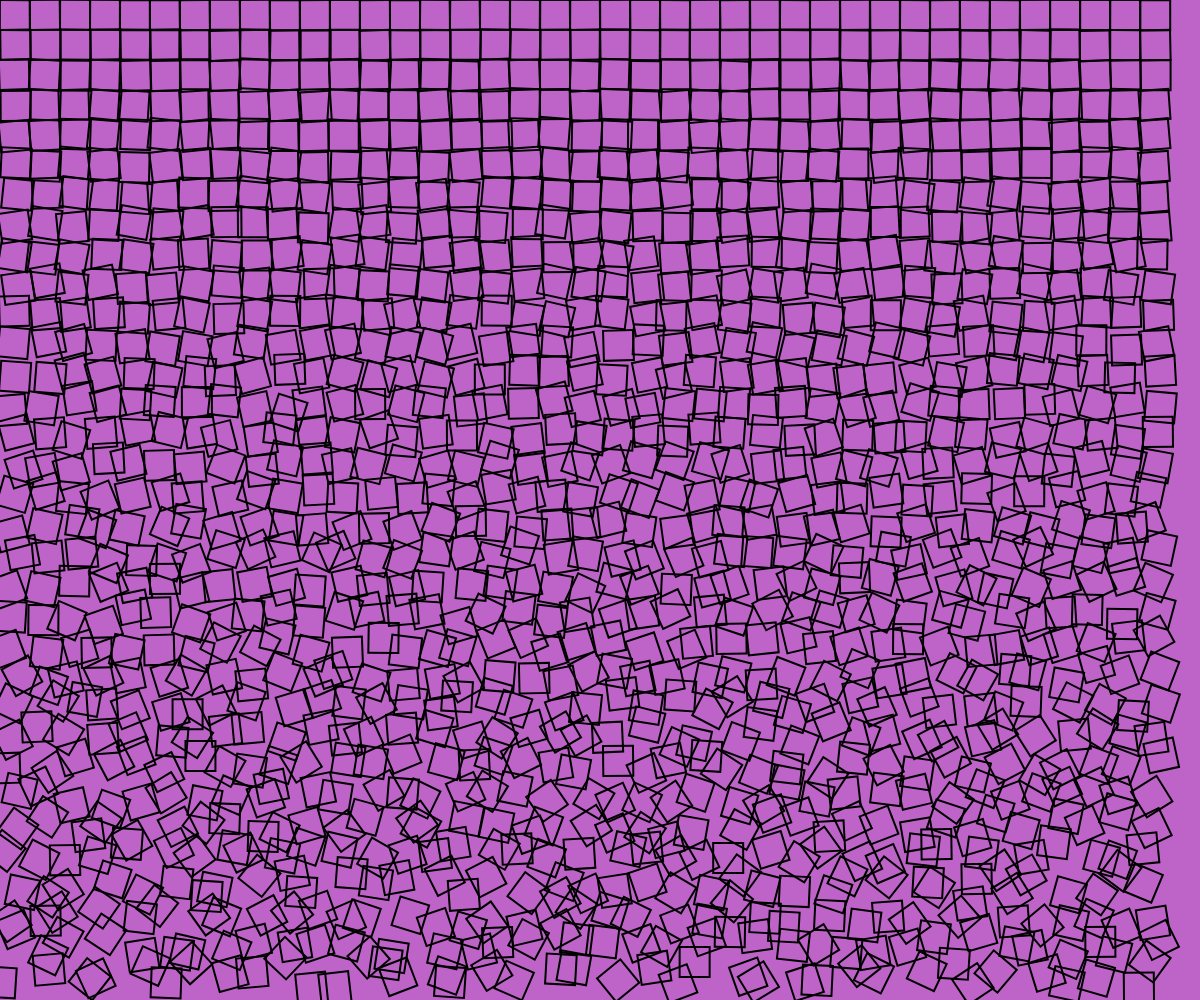
Frame 1 (no input)
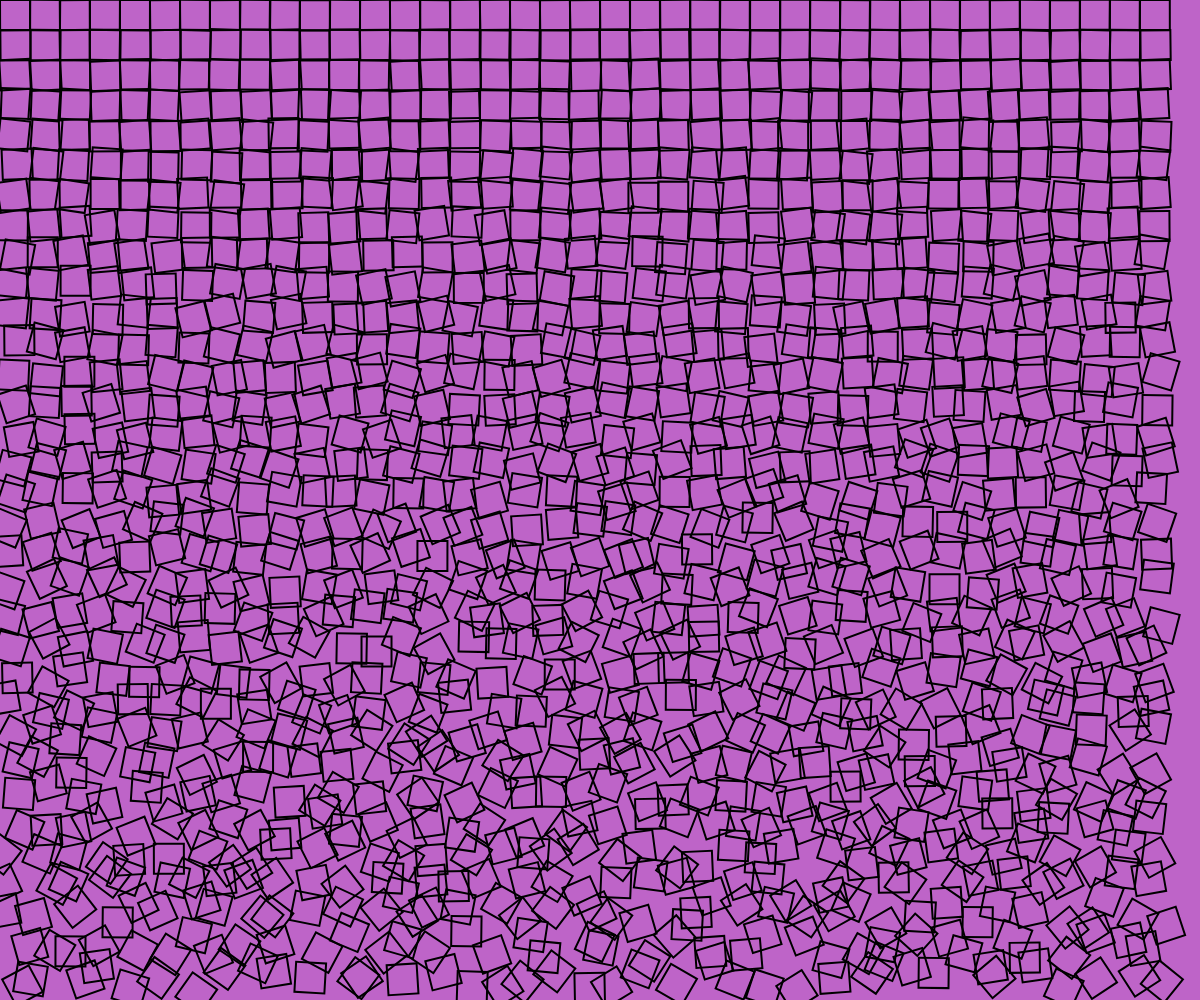
Frame 2 (the mouse pressed at the canvas centre, redrawn once)

The p5.js sketch that drew these frames (run headless with seeded random() and noise() and a simulated clock; the mouse was pressed at the canvas centre and the sketch redrawn once):

// p5.js sketch
// ── sketch.js
// Project Title
// Your Name
// Date
//
// Extra for Experts:
// - describe what you did to take this project "above and beyond"
const squareSize = 30;

function setup() {
  createCanvas(windowWidth, windowHeight);
  strokeWeight(2);
  noLoop();
  noFill();
  rectMode(CENTER);
}

function drawRect(){
  for(let x = squareSize/2; x < width - squareSize/2; x += squareSize){
    for(let y = squareSize/2; y < height - squareSize/2; y += squareSize){
      push();
      translate(x, y);
      let rAmount = map(y, 0, height, 0, 45);
      rotate(radians(random(-rAmount, rAmount)));

      let offset = map(y, 0, height, 0, 15);

      rect(random(-offset,offset), random(-offset,offset), squareSize, squareSize);
      pop();
    }
  }
}

function draw() {
  background(190, 100, 200);
  drawRect();
}
